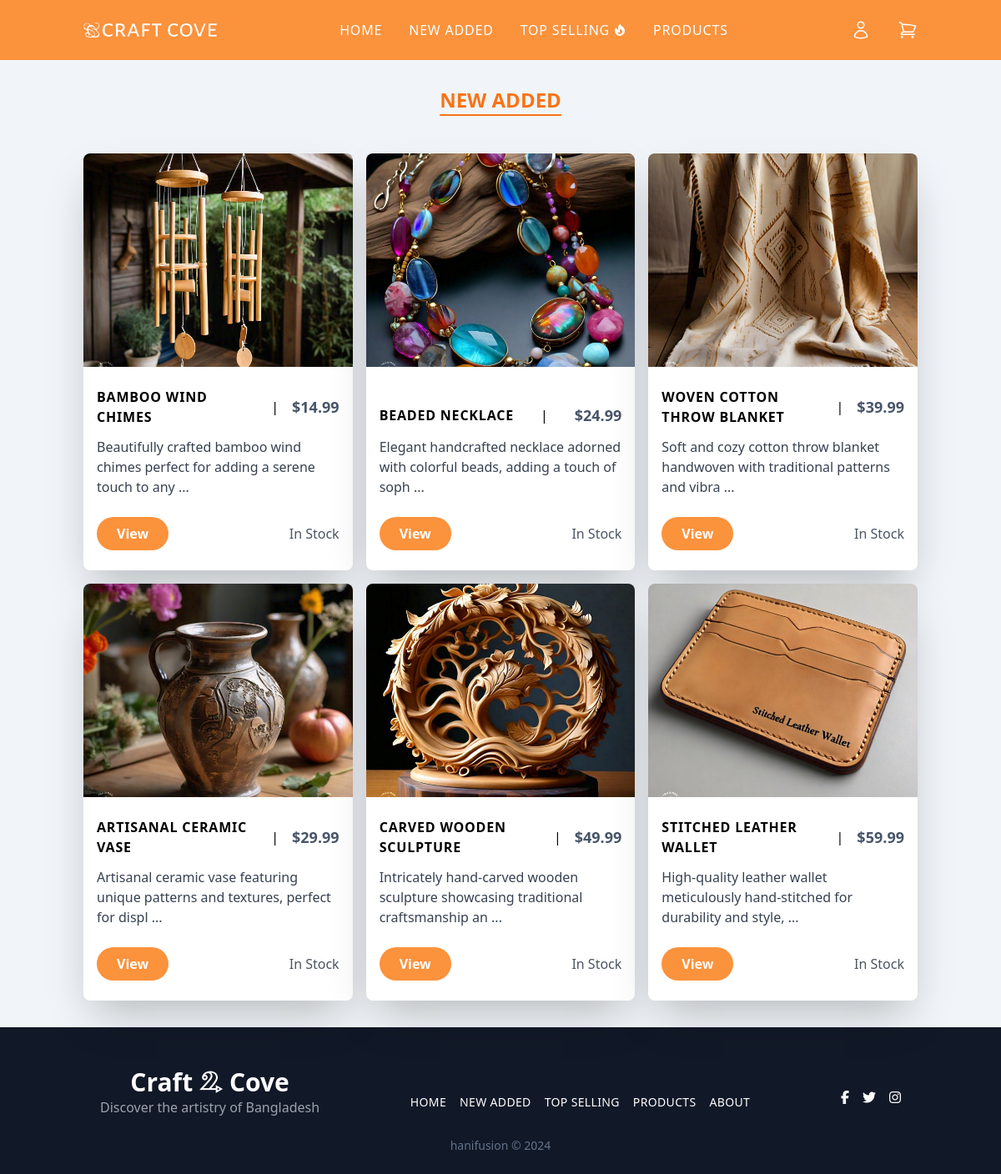
The app's page /new_added.php with its own data.
### tables this page shows
CREATE TABLE product
(
    id          INT AUTO_INCREMENT PRIMARY KEY,
    name        VARCHAR(255)   NOT NULL UNIQUE,
    img_url     VARCHAR(255),
    description TEXT,
    price       DECIMAL(10, 2) NOT NULL,
    total_sold  INT       DEFAULT 0,
    category_id INT            NOT NULL,
    created_at  TIMESTAMP DEFAULT CURRENT_TIMESTAMP,
    updated_at  TIMESTAMP DEFAULT CURRENT_TIMESTAMP ON UPDATE CURRENT_TIMESTAMP,
    stock       INT(11) DEFAULT 0,
    FOREIGN KEY (category_id) REFERENCES category (id) ON DELETE CASCADE
);

### new_added.php (the view, shortened to what this page needs)
<?php
global $conn;
$sql = "SELECT * FROM product order by created_at desc LIMIT 6";
$result = mysqli_query($conn, $sql);
?>
<div class="container mx-auto">
    <h2 class="text-2xl font-semibold text-center text-orange-500 underline underline-offset-8 mb-5">NEW ADDED</h2>
    <div class="grid grid-cols-1 sm:grid-cols-2 md:grid-cols-2 lg:grid-cols-3 gap-4">
        <?php while ($row = mysqli_fetch_assoc($result)) : ?>
            <div class="bg-white rounded-lg shadow-2xl flex flex-col justify-between">
                <?php if ($row['img_url']) : ?>
                    <div>
                        <img class="object-cover w-full h-64 rounded-t-lg hover:scale-95 duration-200 "
                             src="<?= $row['img_url'] ?>"
                             alt="Product demo">
                    </div>
                <?php endif; ?>
                <div class="px-3 py-4">
                    <div class="flex flex-col space-y-3">
                        <div class="flex justify-between items-center">
                            <div class="font-bold text-md text-left tracking-wider uppercase"><?php echo $row['name']; ?></div>
                            <div class="mx-3">|</div>
                            <div class="text-slate-600 font-semibold text-lg"><?php echo '$' . $row['price']; ?></div>
                        </div>
                        <p class="text-gray-700 text-base text-md">
                            <?php echo substr($row['description'], 0, 80) . ' ...'; ?>
                        </p>
                    </div>
                    <div class="flex justify-between items-center mt-4">
                        <a href="product_view.php?id=<?= $row['id'] ?>"
                           class="bg-orange-400 hover:bg-orange-700 text-white font-bold py-2 px-4 rounded-full view-btn">
                            View
                        </a>
                        <?php if ($row['stock'] > 0): ?>
                            <span class="text-gray-600">In Stock</span>
                        <?php else: ?>
                            <span class="text-red-600">Out of Stock</span>
                        <?php endif; ?>
                    </div>
                </div>
            </div>
        <?php endwhile; ?>
    </div>
</div>

### records on screen
product: img_url (picture), name "BAMBOO WIND CHIMES", price "14.99", description "Beautifully crafted bamboo wind chimes perfect for adding a serene touch to any", stock "In Stock"
product: img_url (picture), name "BEADED NECKLACE", price "24.99", description "Elegant handcrafted necklace adorned with colorful beads, adding a touch of soph", stock "In Stock"
product: img_url (placeholder picture), name "WOVEN COTTON THROW BLANKET", price "39.99", description "Soft and cozy cotton throw blanket handwoven with traditional patterns and vibra", stock "In Stock"
product: img_url (picture), name "ARTISANAL CERAMIC VASE", price "29.99", description "Artisanal ceramic vase featuring unique patterns and textures, perfect for displ", stock "In Stock"
product: img_url (picture), name "CARVED WOODEN SCULPTURE", price "49.99", description "Intricately hand-carved wooden sculpture showcasing traditional craftsmanship an", stock "In Stock"
product: img_url (picture), name "STITCHED LEATHER WALLET", price "59.99", description "High-quality leather wallet meticulously hand-stitched for durability and style,", stock "In Stock"
